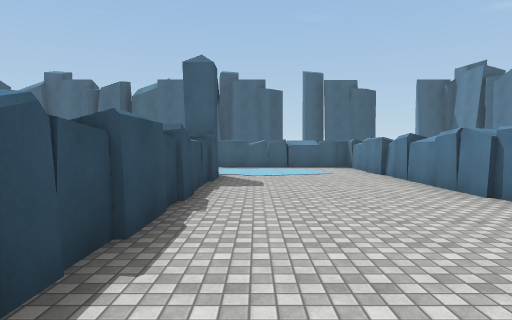
view 1 (above)

24 first-person views from a walk through a Unity game level. The camera is 1.5 m above the floor, tilts 2° down and sees 75° across. The floor is counted in squares, 2 m on a side. Each view is taken from the middle of a square. On the plan, view 1 faces up. The plan holds only what a view shows up to about 11 squares ahead; the rest is blank. The player is left out. Some surface patterns are stand-ins.

view 2
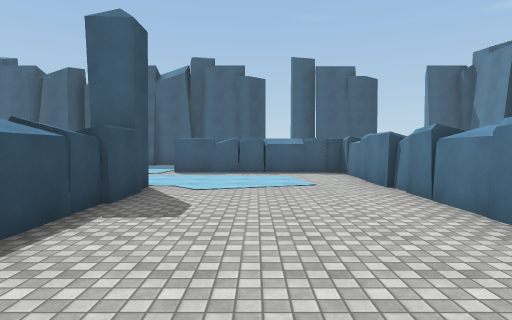

view 3
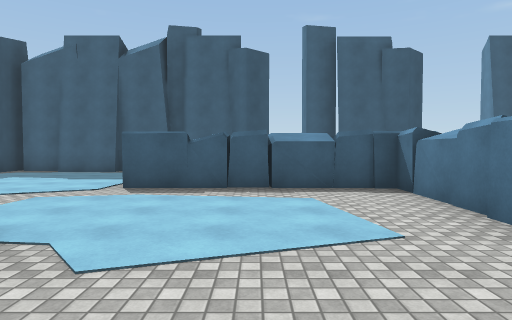

view 4
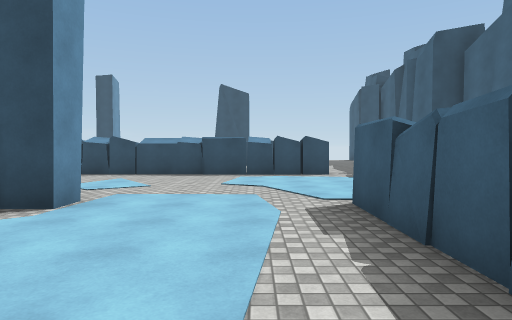

view 5
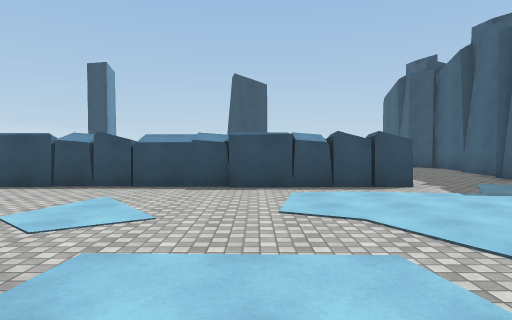

view 6
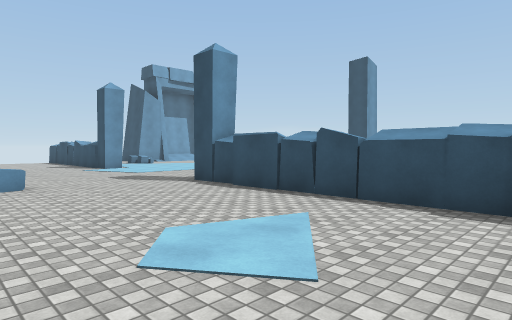

view 7
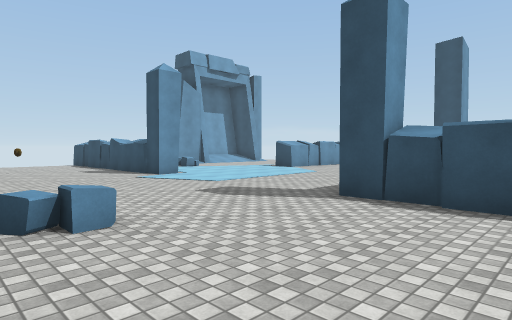

view 8
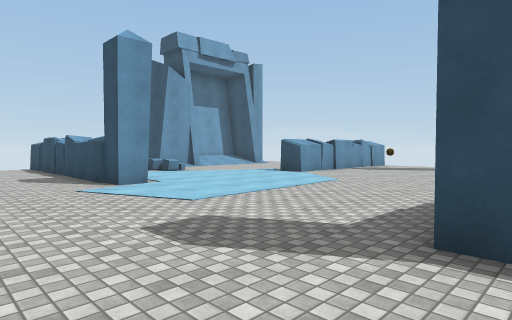

view 9
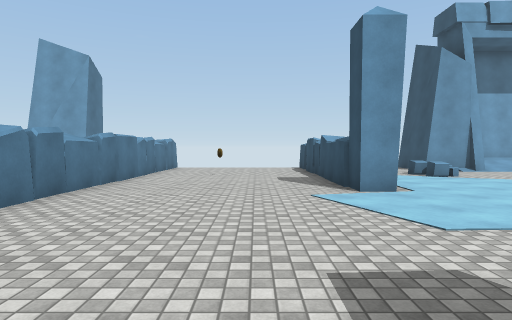

view 10
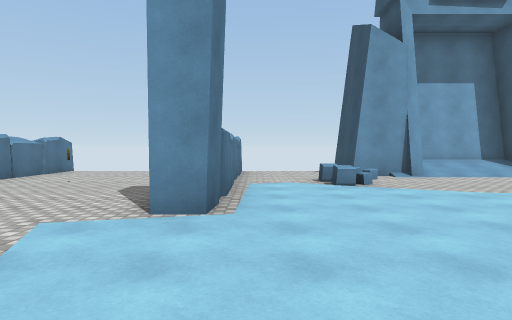

view 11
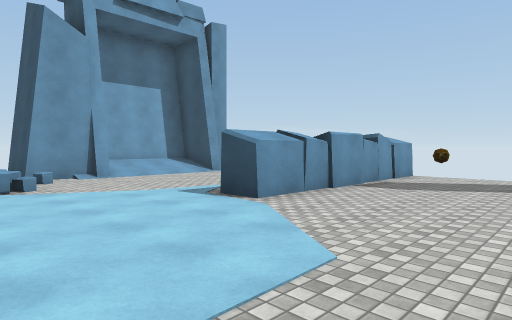

view 12
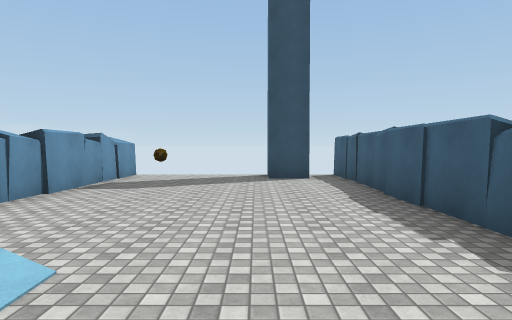

view 13
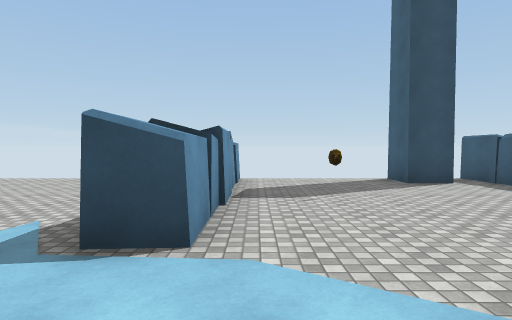

view 14
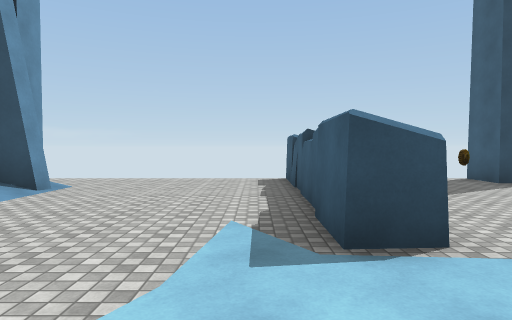

view 15
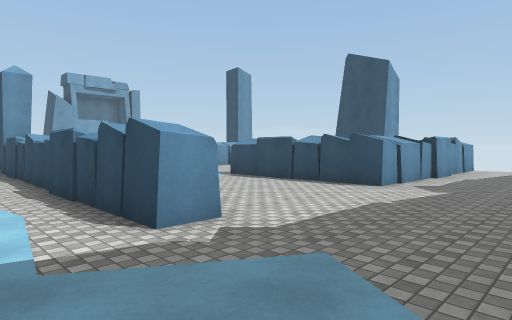

view 16
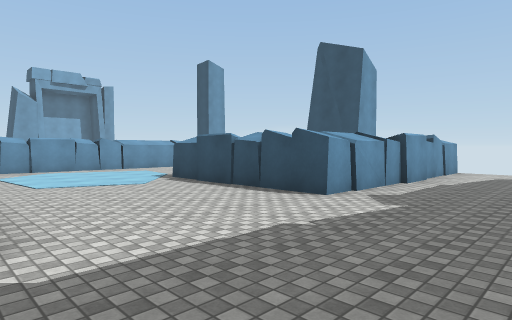

view 17
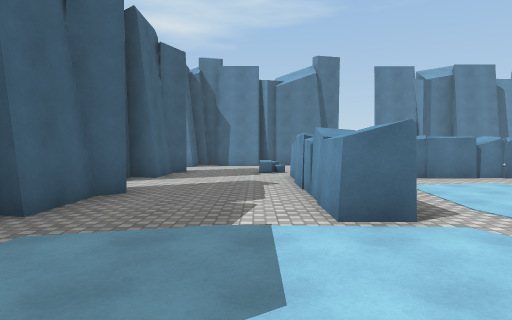

view 18
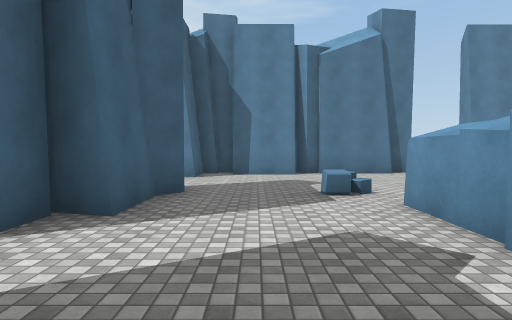

view 19
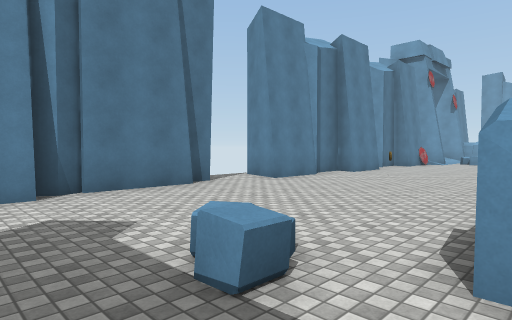

view 20
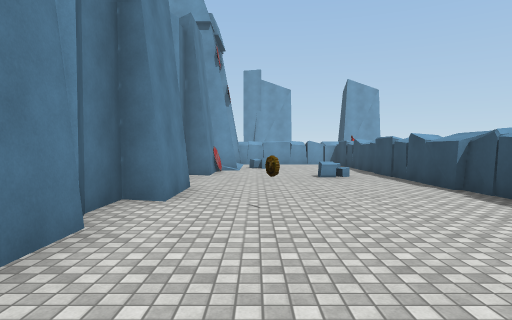

view 21
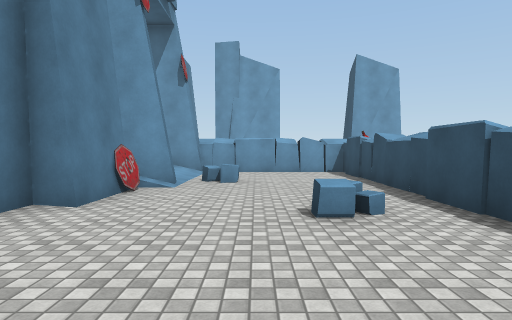

view 22
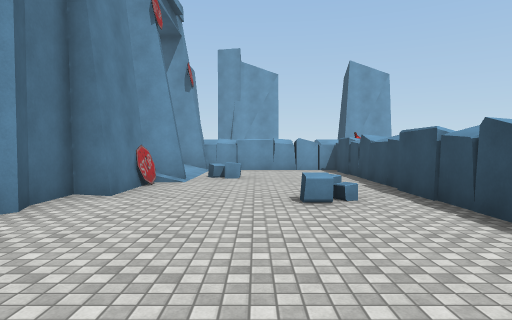

view 23
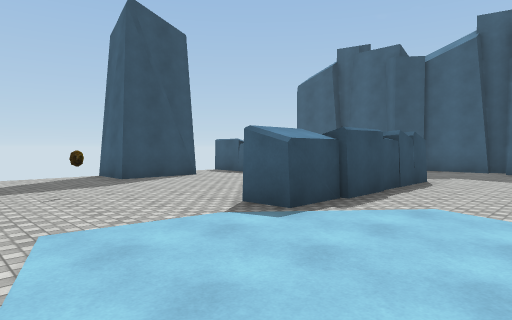

view 24
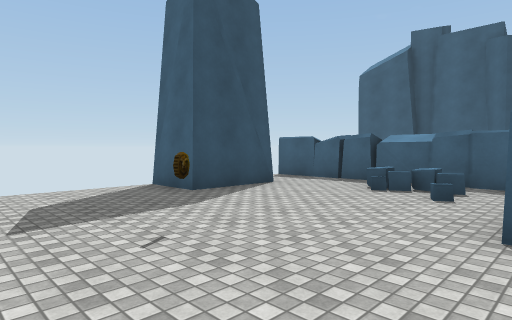

### Floor plan
Points are (right, up) in squares from view 1. A wall is a line through its corners. A room is listed if a view was taken in it or the views show most of it. See-through windows are left out.
Room 1 (views 1, 2, 3, 4, 5, 6, 7, 8, 9, 10, 11, 12, 13, 14, 15, 16, 17, 18, 19, 20, 21, 22, 23, 24)
walls: (-1.9, 9.5) (-1.1, 9.5) (-1.1, 1.4); (-10.6, 4.9) (-8.5, 4.9); (3.5, 4.6) (3.5, 13.3) (-1.5, 13.3) (-1.5, 14) (4.5, 14); (-11.8, 4.2) (-18.6, 4.2); (4.2, 5.8) (4.2, 5); (-7.5, -2.6) (-7.5, -1.7) (-6.6, -1.7) (-6.6, -7.2); (4.4, 6.1) (4.4, -3.9); (-7.4, 14) (-6.6, 14) (-6.6, 4.1); (1.3, 13.3) (1.2, 14.2); (-0.2, 14.2) (0.4, 14.2); (-13, 13.3) (-18.5, 13.3); (4.4, -4.1) (4.4, -4.6); (4.1, -4.5) (9.9, -4.5); (-3.4, 17.6) (-5.4, 17.6); (0.8, 17.1) (0.3, 17.6) (-1.4, 17.6); (-5.4, 18) (-6.6, 18); (9.3, 4.5) (9.3, 6.3); (-17.3, 3.4) (-17.3, 2.3) (-18.5, 2.3); (-9.1, 17.6) (-10.7, 17.6); (-14.4, 14) (-11.6, 14) (-11.6, 9.3) (-12.6, 9.2); (8.6, -0.8) (9.8, -0.8); (9.6, 7.9) (9.6, 9.7) (11.1, 9.3); (10, 6.1) (10, 7.2) (9.8, 7.7); (9.3, -0.1) (9.3, 1.8); (-1.9, -9.1) (-1.8, -0.2); (10, 1.6) (10, 2.6) (9.8, 3.2); (-7.5, -9) (-7.5, -3); (-12.1, -7.1) (-10.7, -7.1) (-10.7, -9.2); (-17, 11.6) (-17, 9.5) (-18.5, 9.5); (-17.2, -1.2) (-16.5, -1.2); (-12.5, -6.9) (-12, -6.8); (-10.6, 18.3) (-11.2, 18.3) (-11.2, 18) (-12.6, 18); (-15.7, 14.2) (-14.3, 14.2); (10.3, 11.1) (10.3, 11.9); (5.7, 17.2) (5.2, 17.6) (3.7, 17.6) (3.8, 18.3) (2.9, 18.3); (10, 11.9) (10, 14.1); (-18.5, -1.5) (-12.6, -1.5) (-12.5, -2.3) (-18.5, -2.3); (10.1, 14) (9.9, 14.5) (10.2, 14.9); (9.6, 14.8) (9.6, 16.8); (-16.1, -6.8) (-15.8, -6.9) (-15.8, -8.5) (-13, -8.5); (-18.5, 14) (-15.8, 14); (10.3, 16.6) (10.3, 17.2); (10, 17.1) (10, 17.6) (8.6, 17.6)
low walls: (-18.6, 14.2) (-17.3, 14.2)
objects: other object (-15, 0); other object (-15, 8); other object (-15, 12) to (-14, 12); other object (-10, -6) to (-10, -5); other object (-4, -5); other object (-3, 4); other object (5, 15) to (6, 15); other object (6, 2); other object (8, -2); other object (8, 7)

Where each view was taken, in squares from view 1:
view 1: 0 up, 0 right, facing up
view 2: 3 up, 1 right, facing up
view 3: 7 up, 1 right, facing up
view 4: 12 up, 3 right, facing left
view 5: 11 up, 0 right, facing left
view 6: 11 up, 2 left, facing down-left
view 7: 7 up, 2 left, facing down-left
view 8: 5 up, 4 left, facing down-left
view 9: 4 up, 5 left, facing down
view 10: 2 up, 8 left, facing down
view 11: 2 up, 9 left, facing down-left
view 12: 2 up, 9 left, facing left
view 13: 1 down, 10 left, facing left
view 14: 3 down, 10 left, facing left
view 15: 17 up, 5 left, facing down-left
view 16: 17 up, 7 left, facing down-left
view 17: 15 up, 5 left, facing right
view 18: 16 up, 0 right, facing right
view 19: 16 up, 4 right, facing down-right
view 20: 11 up, 8 right, facing down
view 21: 6 up, 7 right, facing down
view 22: 7 up, 7 right, facing down
view 23: 6 up, 9 left, facing up-left
view 24: 6 up, 12 left, facing up-left
